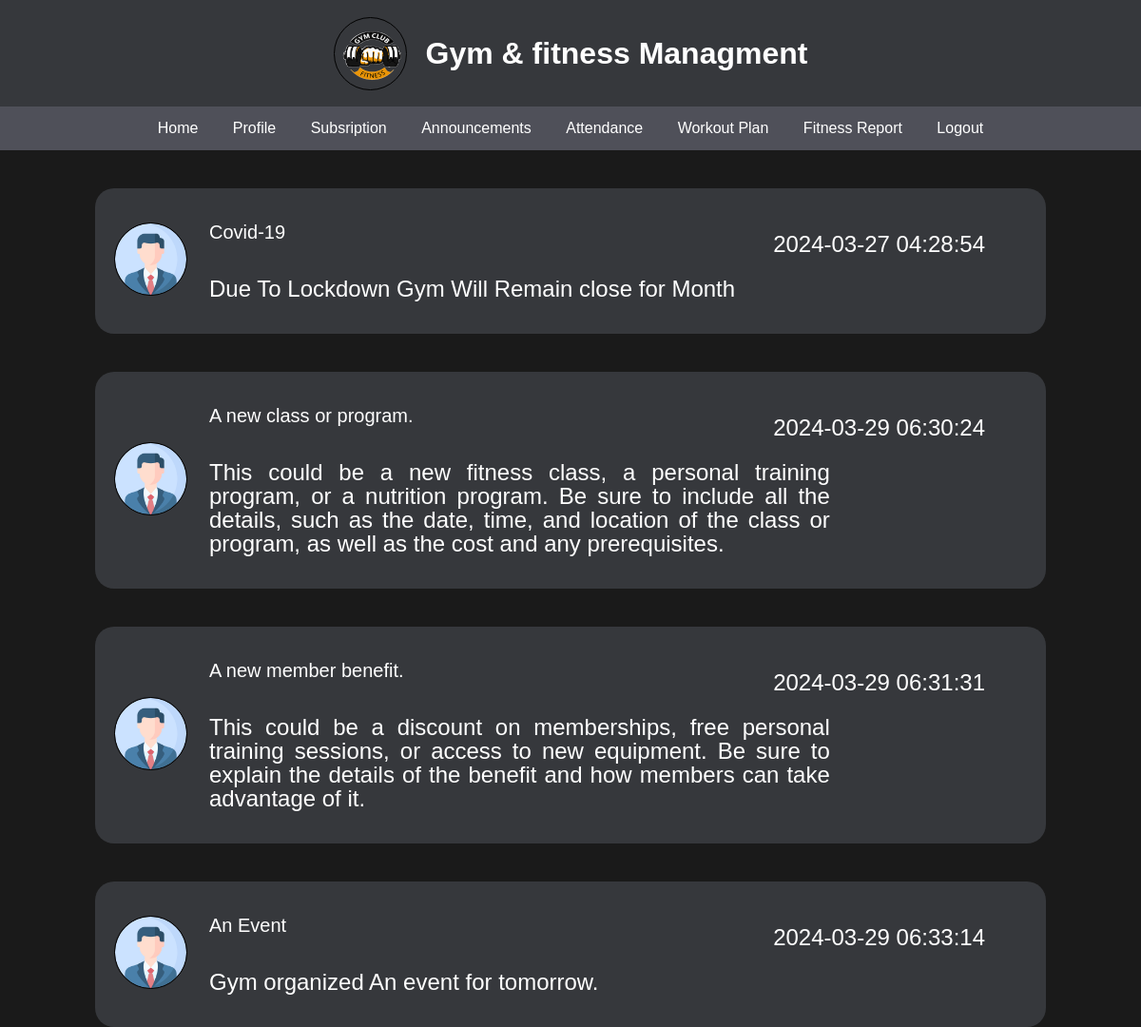
Page /Dashboard/User/User_announcement.php (signed in) on the committed database.
### tables this page shows
CREATE TABLE `announcement` (
  `announcement_id` int(11) NOT NULL,
  `announcement_title` varchar(255) NOT NULL,
  `announcements` text NOT NULL,
  `dt` timestamp NOT NULL DEFAULT current_timestamp()
);

### Dashboard/User/User_announcement.php (the view, shortened to what this page needs)
<!DOCTYPE html>
<html lang="en">
<head>
</head>
<body>
<?php include '_Uheader.php';?>
<div>
<?php
if (isset($_SESSION['loggedin']) && $_SESSION['loggedin'] == true) {
    include('../../Include/_dbconnect.php');
    $sql = "SELECT * FROM `announcement`";
    $result = mysqli_query($conn, $sql);
    while ($row = mysqli_fetch_assoc($result)) {
        if($row){
		$an_title = $row['announcement_title'];
        $ann = $row['announcements'];
        $dt=$row['dt'];
		echo"<div class='accounment-main'>
        <div class='item1'><img class='anouncement-left-img' src='../../assets/Img/admin.png' alt=''></div>
        <div class='item2'>
            <div class='item2-sub'>
                $an_title
                <span class='item2-sub2'>$dt</span>
            </div>
        </div>
        <div class='item4'>$ann</div>
    </div>";
        }
        else{
            echo "No Announcements";
        }
    }
}
?>
</body>
</html>

### Dashboard/User/_Uheader.php (shortened to what this page needs)
<!DOCTYPE html>
<html lang="en">
	<head>
		<link rel="stylesheet" href="../../css/User-Dashboard.css">
	</head>
	<body class="udashbody">
		<div class="ddivheadlogo">
			<img
				src="../../assets/Img/logo.png"
				class="dtopleftlogo"
				height="100 rem"
			/>
			<h1>Gym & fitness Managment</h1>
		</div>
		<div class="dheader">
			<nav>
				<ul class="dnavul">
					<li class="dnavulli">
						<a href="User_dashboard.php" class="alink">Home</a>
					</li>
					<li class="dnavulli">
						<a href="User_profile.php" class="alink">Profile</a>
					</li>
					<li class="dnavulli">
						<a href="User_subscription.php" class="alink">Subsription</a>
					</li>
					<li class="dnavulli">
						<a href="User_announcement.php" class="alink">Announcements</a>
					</li>
					<li class="dnavulli">
						<a href="User_attendance.php" class="alink">Attendance</a>
					</li>
					<li class="dnavulli">
						<a href="User_workoutplan.php" class="alink">Workout Plan</a>
					</li>
					<li class="dnavulli">
						<a href="User_fitnessreport.php" class="alink">Fitness Report</a>
					</li>
					<li class="dnavulli">
						<a href="_Logout.php" class="alinklogout"
							>Logout</a
						>
					</li>
				</ul>
			</nav>
		</div>
    </body>
</html>

### css/User-Dashboard.css (style rules this page uses)
* { margin: 0; padding: 0; font-family: 'Gill Sans', 'Gill Sans MT', Calibri, 'Trebuchet MS', sans-serif; }
body { background-color: #1a1a1a; color:#ffffff; }
.ddivheadlogo { display: flex; justify-content: center; align-items: center; height:7rem; background-color: #36383C; color:white; gap:20px; }
.dheader { background-color: #4F5059; overflow: hidden; text-align: center; }
.dnavul { list-style-type: none; margin: 0; padding: 0; display: inline-block; }
.dnavulli { display: inline-block; }
.alink { display: block; color: white; text-align: center; padding: 14px 16px; text-decoration: none; }
.alinklogout { display: block; color: white; text-align: center; padding: 14px 16px; text-decoration: none; }
span { padding: 10px 0px 0px 0px; text-align: center; display: block; font-size: 25px; }

### Dashboard/User/User_announcement.php (style rules this page uses)
.accounment-main { display: grid; justify-content: start; grid-template-columns: auto 85% auto auto; grid-row-gap: 10px; background-color: #36383C; margin: 40px 100px 0; padding: 35px 20px; width: auto; border-radius: 20px; }
.item1 { grid-row: 1 / span 3; width: 80px; margin: auto 20px auto 0; }
img { width: 75px; height: 75px; border-radius: 50%; padding: 0; border: 1px solid black; }
.item2 { grid-row: 1 / span 1; grid-column: 2 / span 2; width: 100%; font-size: 20px; }
.item2-sub { display: flex; justify-content: space-between; }
.item2-sub2 { display: block; font-size:x-large; }
.item4 { grid-row: 3 / span 1; width: 80%; font-size:x-large; text-align: justify; line-height: 25px; }

### rows in the picture
announcement: announcement_title "Covid-19", dt "2024-03-27 04:28:54", announcements "Due To Lockdown Gym Will Remain close for Month"
announcement: announcement_title "A new class or program.", dt "2024-03-29 06:30:24", announcements "This could be a new fitness class, a personal training program, or a nutrition program. Be sure to include all the details, such as the date, time, and location of the class or program, as well as the cost and any prerequisites."
announcement: announcement_title "A new member benefit.", dt "2024-03-29 06:31:31", announcements "This could be a discount on memberships, free personal training sessions, or access to new equipment. Be sure to explain the details of the benefit and how members can take advantage of it."
announcement: announcement_title "An Event", dt "2024-03-29 06:33:14", announcements "Gym organized An event for tomorrow."
